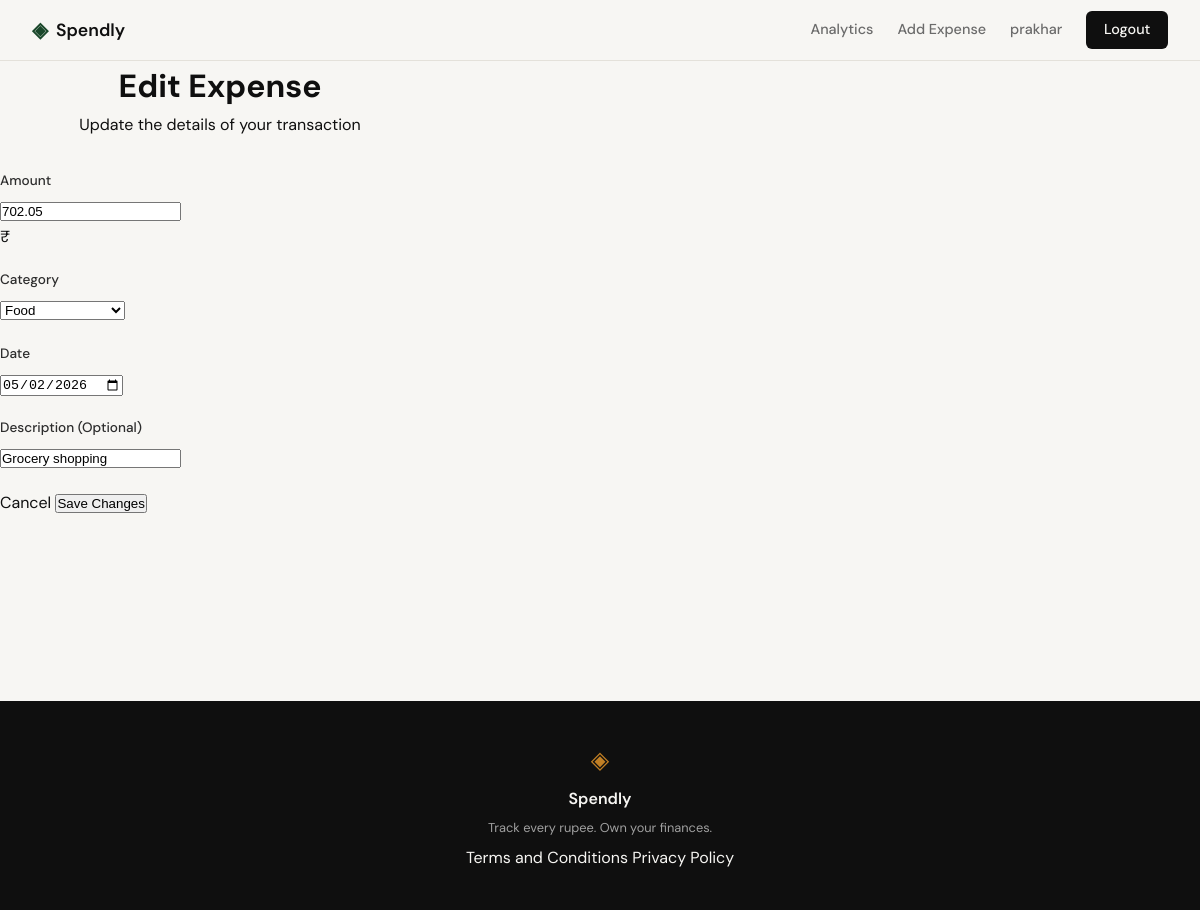
The app's page /expenses/49/edit (signed in) with its own data.
### tables this page shows
CREATE TABLE expenses (
            id INTEGER PRIMARY KEY AUTOINCREMENT,
            user_id INTEGER NOT NULL,
            amount REAL NOT NULL,
            category TEXT NOT NULL,
            date TEXT NOT NULL,
            description TEXT,
            created_at TEXT DEFAULT CURRENT_TIMESTAMP,
            FOREIGN KEY (user_id) REFERENCES users (id)
        );

### app.py (the view, shortened to what this page needs)
@app.route("/expenses/<int:id>/edit", methods=["GET", "POST"])
def edit_expense(id):
    user_id = session.get("user_id")
    if not user_id:
        return redirect(url_for("login"))
    expense = get_expense_by_id(id, user_id)
    if not expense:
        return "Expense not found", 404
    return render_template(
        "edit_expense.html", expense=expense, expense_id=id, categories=VALID_CATEGORIES
    )

### database/db.py (called while the page is built)
def get_db():
    db = sqlite3.connect('spendly.db')
    db.row_factory = sqlite3.Row
    db.execute('PRAGMA foreign_keys = ON')
    return db

### database/queries.py (called while the page is built)
def get_expense_by_id(expense_id, user_id):
    db = get_db()
    try:
        cursor = db.execute(
            "SELECT * FROM expenses WHERE id = ? AND user_id = ?",
            (expense_id, user_id),
        )
        return cursor.fetchone()
    finally:
        db.close()

### templates/edit_expense.html (shortened to what this page needs)
{% extends "base.html" %}
{% block content %}
<div class="auth-container">
    <header class="auth-header">
        <h1>Edit Expense</h1>
        <p>Update the details of your transaction</p>
    </header>
    <form action="{{ url_for('edit_expense', id=expense_id) }}" method="POST" class="auth-form">
        <div class="form-group">
            <label for="amount">Amount</label>
            <input type="number" name="amount" id="amount"
                   placeholder="0.00" step="0.01" min="0.01" required
                   value="{{ expense.amount if expense.amount is number else expense['amount'] }}">
            <div class="input-prefix">₹</div>
        </div>
        <div class="form-group">
            <label for="category">Category</label>
            <select name="category" id="category" required>
                {% for cat in categories %}
                <option value="{{ cat }}" {% if (expense.category if expense.category is number else expense['category']) == cat %}selected{% endif %}>
                    {{ cat }}
                </option>
                {% endfor %}
            </select>
        </div>
        <div class="form-group">
            <label for="date">Date</label>
            <input type="date" name="date" id="date" required
                   value="{{ expense.date if expense.date is number else expense['date'] }}">
        </div>
        <div class="form-group">
            <label for="description">Description (Optional)</label>
            <input type="text" name="description" id="description"
                   placeholder="What was this for?" maxlength="200"
                   value="{{ expense.description if expense.description is number else expense['description'] }}">
        </div>
        <div class="auth-actions">
            <a href="{{ url_for('profile') }}" class="btn-secondary">Cancel</a>
            <button type="submit" class="btn-cta">Save Changes</button>
        </div>
    </form>
</div>
{% endblock %}

### static/css/style.css (style rules this page uses)
:root { --ink: #0f0f0f; --ink-soft: #2d2d2d; --ink-muted: #6b6b6b; --ink-faint: #a0a0a0; --paper: #f7f6f3; --paper-warm: #f0ede6; --paper-card: #ffffff; --accent: #1a472a; --accent-light: #e8f0eb; --accent-2: #c17f24; --accent-2-light: #fdf3e3; --danger: #c0392b; --danger-light: #fdecea; --border: #e4e1da; --border-soft: #eeebe4; --badge-food-bg: #ffe8d6; --badge-food-text: #c17f24; --badge-transport-bg: #e8f0eb; --badge-transport-text: #1a472a; --badge-shopping-bg: #f3e8ff; --badge-shopping-text: #7e57c2; --badge-entertainment-bg: #e3f2fd; --badge-entertainment-text: #1976d2; --badge-utilities-bg: #f5f5f5; --badge-utilities-text: #616161; --font-display: 'DM Serif Display', Georgia, serif; --font-body: 'DM Sans', system-ui, sans-serif; --max-width: 1200px; --auth-width: 440px; --radius-sm: 6px; --radius-md: 12px; --radius-lg: 20px; }
*, *::before, *::after { box-sizing: border-box; margin: 0; padding: 0; }
html { font-size: 16px; scroll-behavior: smooth; }
body { background: var(--paper); color: var(--ink); font-family: var(--font-body); font-size: 1rem; line-height: 1.6; -webkit-font-smoothing: antialiased; }
a { color: inherit; text-decoration: none; }
.auth-container { width: 100%; max-width: var(--auth-width); }
.auth-header { text-align: center; margin-bottom: 2rem; }
.form-group { margin-bottom: 1.25rem; }
.form-group label { display: block; font-size: 0.85rem; font-weight: 500; color: var(--ink-soft); margin-bottom: 0.4rem; }

### records on screen
expenses: amount "702.05", category "Food", date "05/02/2026", description "Grocery shopping"

### other values on screen
{{ session.user_name }} "prakhar"
